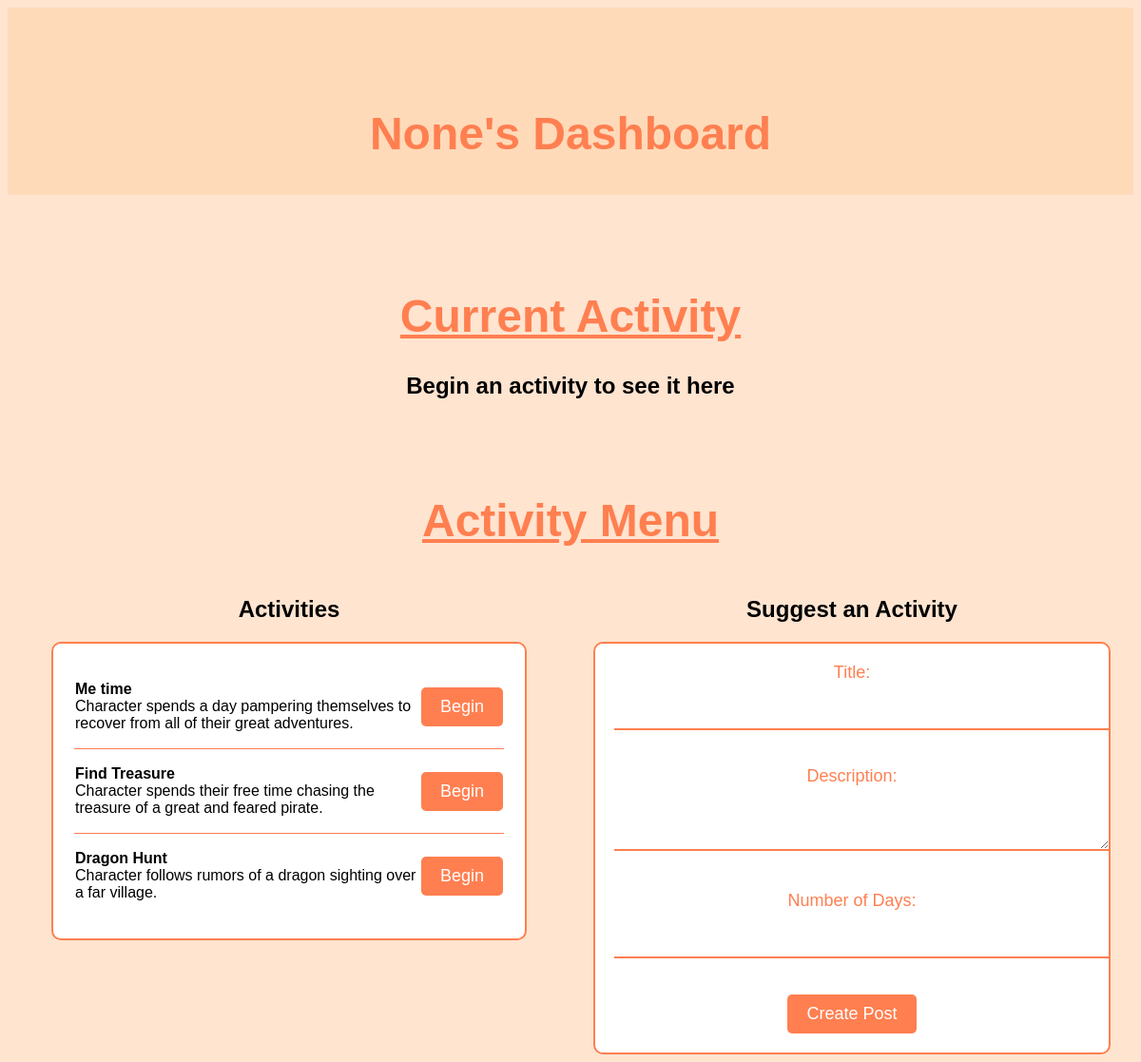
Page /downtimeTracker/dashboard/None on the earlier database version.
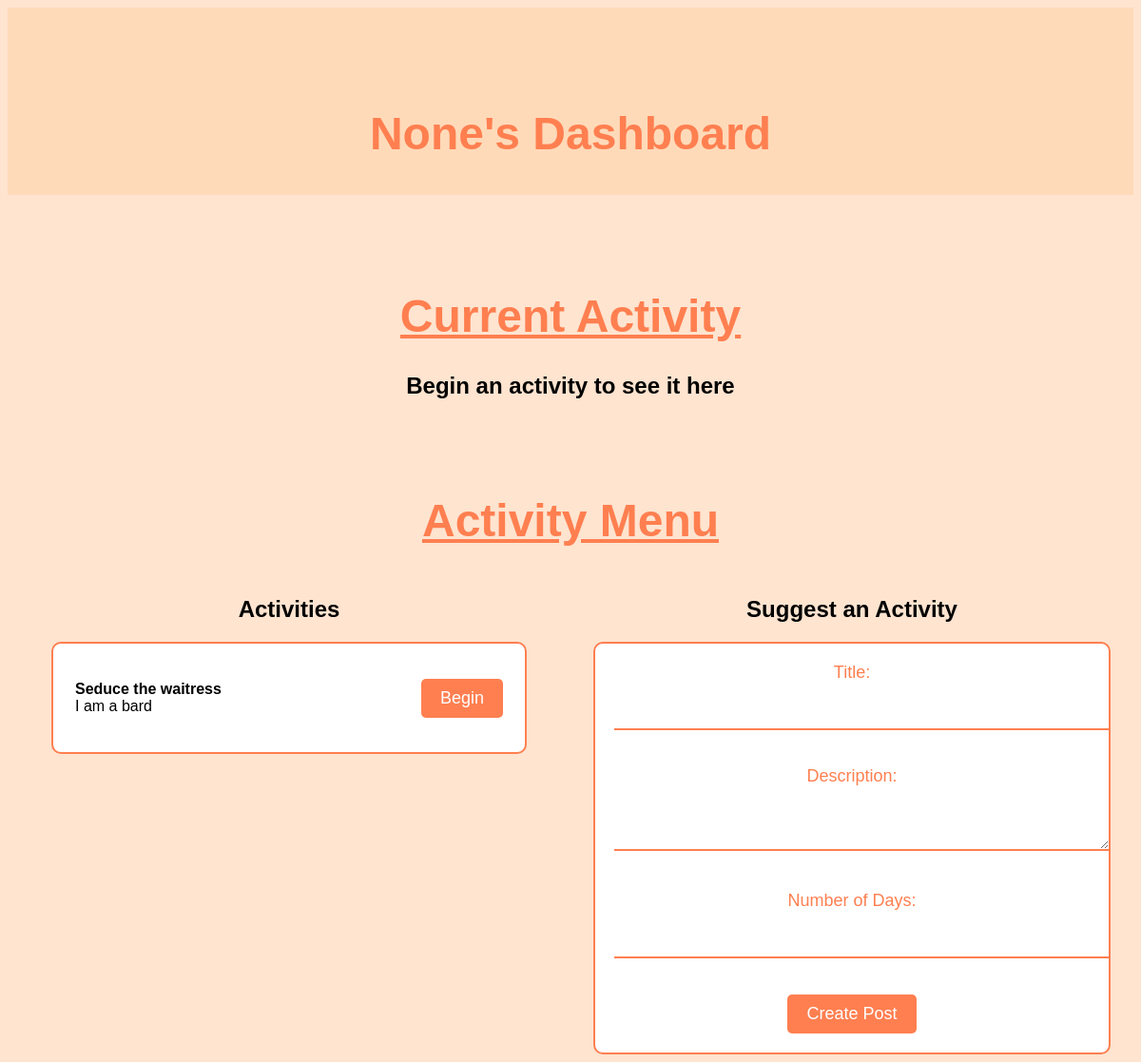
Same page on the later database version.
### DowntimeTracker/models.py (models this page shows, shortened)
class Activity(models.Model):
    title = models.CharField(max_length=30, help_text='Name of this type of Activity')
    description = models.CharField(max_length=150, help_text="The description of the Activity")
    player = models.CharField(max_length=30, help_text="Name of player currently working", default="")
    date_started = models.DateField(null=True, blank=True)
    days = models.IntegerField(default=7) #TODO: Figure out params
    days_completed = models.IntegerField(default=0) #TODO: Figure out params
    hidden = models.BooleanField(default=False, help_text="Can all players see this activity?")
    class Meta: ordering = ['-title']

### DowntimeTracker/views.py (the view)
# urls.py: path('dashboard/<name>', views.dashboard, name='dashboard'),
def dashboard(request, name):
    current_activitys = Activity.objects.filter(player=name)
    all_activities = Activity.objects.filter(hidden=False)
    status = [a.player == name for a in all_activities]
    if request.method == "POST":
        title = request.POST.get("title")
        description = request.POST.get("description")
        days = request.POST.get("days")
        new_activity = Activity(title=title, description=description, days=days, player="", days_completed=0, hidden=True, date_started=None)
        new_activity.save()
    if len(current_activitys) > 0:
        current_activity = current_activitys[0]
        days_completed = (datetime.date.today() - current_activity.date_started).days + current_activity.days_completed
        percentage = int(round(days_completed / current_activity.days, 2) * 100)
    else:
        current_activity = None
        percentage = 0
        days_completed = 0
    return render(request, "dashboard.html",
                   {"name": name,
                    "currentActivity": current_activity,
                    "daysCompleted": days_completed,
                    "percentage":  percentage,
                    "allActivities":zip(all_activities,status)})

### DowntimeTracker/templates/dashboard.html (shortened to what this page needs)
{% load static %}
<!DOCTYPE html>
<html lang="en">
	<head>
        <link rel="stylesheet" href="{% static 'style.css' %}">
    </head>
	<body>
        <div class="header">
            <h1><strong>{{ name }}'s Dashboard</strong></h1>
        </div>
        <div>
            <h1><u>Current Activity</u></h1>
            {% if currentActivity %}
                <h2>{{ currentActivity.title }}</h2>
                <h3>{{ daysCompleted }} / {{ currentActivity.days }} Day's Completed</h3>
                <div class="progress">
                    <div class="progress-bar" data-percentage="{{percentage}}" id="my-progress-bar">
                    </div>
                </div>
            {% else %}
                <h2>Begin an activity to see it here</h2>
            {% endif %}
        </div>
        <h1><u>Activity Menu</u></h1>
        <div class="main-row">
            <div class="column">
                <h2>Activities</h2>
                <table style="width: 100%;" class="activity-list">
                    {% for activity, status in allActivities %}
                    {% block activity %}
                    <form action="/downtimeTracker/begin_activity" method="post">
                        <td class="row">
                            <p style="display: inline-block; text-align: left;" class="column"><strong>{{ activity.title }}</strong><br>{{ activity.description }}</p>
                            <input type="submit" value="Begin" class="align-right; column; button" {{ status|yesno:'disabled,,'}}>
                        </td>
                    </form>
                    {% endblock %}
                    {% endfor %}
                </table>
            </div>
            <div class="column">
                <h2>Suggest an Activity</h2>
                {% block content %}
                    <form method="POST">
                        <label for="title">Title:</label>
                        <input type="text" id="title" name="title" required><br><br>
                        <label for="description">Description:</label>
                        <textarea id="description" name="description" required></textarea><br><br>
                        <label for="days">Number of Days:</label>
                        <input type="number" id="days" name="days" min="1" max="365" required><br><br>
                        <input class='button' type="submit" value="Create Post">
                    </form>
                {% endblock %}
            </div>
        </div>
	</body>
</html>

Differences in the rows shown:
removed Activity: title "Me time", description "Character spends a day pampering themselves to recover from all of their great adventures."
removed Activity: title "Find Treasure", description "Character spends their free time chasing the treasure of a great and feared pirate."
removed Activity: title "Dragon Hunt", description "Character follows rumors of a dragon sighting over a far village."
added Activity: title "Seduce the waitress", description "I am a bard"
